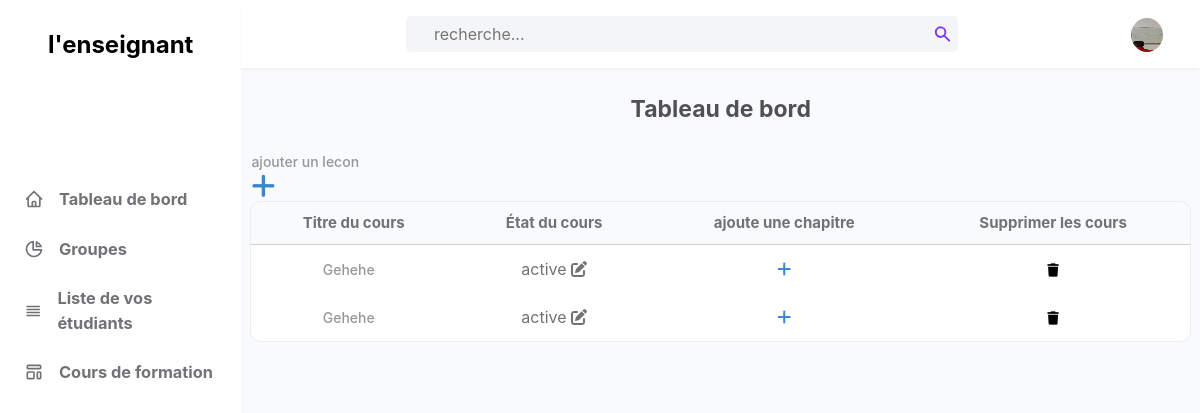
/Enseignants/add_cours.php?cours_id=64 (signed in), run on the app's committed database.
### tables this page shows
CREATE TABLE `Enseignants` (
  `id` int(101) NOT NULL,
  `name` varchar(100) NOT NULL,
  `email` varchar(100) NOT NULL,
  `password` varchar(100) NOT NULL,
  `Numéro` varchar(100) NOT NULL,
  `image` varchar(100) NOT NULL,
  `date` date NOT NULL DEFAULT current_timestamp()
);

CREATE TABLE `partie` (
  `id` int(101) NOT NULL,
  `Enseignants_id` varchar(100) NOT NULL,
  `pdf` varchar(100) NOT NULL,
  `content` varchar(10000) NOT NULL,
  `cours_id` varchar(100) NOT NULL,
  `date` date NOT NULL DEFAULT current_timestamp(),
  `status` varchar(100) NOT NULL
);

### Enseignants/add_cours.php (the view, shortened to what this page needs)
<?php
include '../components/connect.php';
$Enseignants_id = $_SESSION['Enseignants_id'];
$get_id = $_GET['cours_id'];
?>
<!DOCTYPE html>
<html lang="es">
  <head>
    <link
      rel="stylesheet"
      href="https://cdnjs.cloudflare.com/ajax/libs/font-awesome/6.1.1/css/all.min.css"
    />
    <link rel="stylesheet" href="../css/Enseignants.css">
  </head>
  <body>
    <div id="left" class="left">
      <div class="titi">
      <h2>l'enseignant</h2>
      </div>
      <ul>
      <a href="Enseignants.php" style="text-decoration: none;">
        <li class="tab">
          <svg
            class="w-5 h-5"
            aria-hidden="true"
            fill="none"
            stroke-linecap="round"
            stroke-linejoin="round"
            stroke-width="2"
            viewBox="0 0 24 24"
            stroke="currentColor"
          >
            <path
              d="M3 12l2-2m0 0l7-7 7 7M5 10v10a1 1 0 001 1h3m10-11l2 2m-2-2v10a1 1 0 01-1 1h-3m-6 0a1 1 0 001-1v-4a1 1 0 011-1h2a1 1 0 011 1v4a1 1 0 001 1m-6 0h6"
            ></path>
          </svg>
          <h3>Tableau de bord</h3>
        </li>
        </a>
        <a href="all_gr.php" style="text-decoration: none;">
        <li class="tab">
          <svg
            class="w-5 h-5"
            aria-hidden="true"
            fill="none"
            stroke-linecap="round"
            stroke-linejoin="round"
            stroke-width="2"
            viewBox="0 0 24 24"
            stroke="currentColor"
          >
            <path d="M11 3.055A9.001 9.001 0 1020.945 13H11V3.055z"></path>
            <path d="M20.488 9H15V3.512A9.025 9.025 0 0120.488 9z"></path>
          </svg>
          <h3>Groupes</h3>
            </li>
        </a>
        <a href="étudiant.php" style="text-decoration: none;">
        <li class="tab">
          <svg
            class="w-5 h-5"
            aria-hidden="true"
            fill="none"
            stroke-linecap="round"
            stroke-linejoin="round"
            stroke-width="2"
            viewBox="0 0 24 24"
            stroke="currentColor"
          >
            <path d="M4 6h16M4 10h16M4 14h16M4 18h16"></path>
          </svg>
          <h3>Liste de vos étudiants</h3>
        </li>
        </a>
        <a href="list_formation.php" style="text-decoration: none;">
        <li class="tab">
          <h3>Cours de formation</h3>
        </li>
        </a>
      </ul>
    </div>
    <div class="right">
      <header>
        <div class="contain">
          <div class="con-search">
            <input type="search" placeholder="    recherche..." />
            <svg
              class="w-4 h-4"
              aria-hidden="true"
              fill="currentColor"
              viewBox="0 0 20 20"
            >
              <path
                fill-rule="evenodd"
                d="M8 4a4 4 0 100 8 4 4 0 000-8zM2 8a6 6 0 1110.89 3.476l4.817 4.817a1 1 0 01-1.414 1.414l-4.816-4.816A6 6 0 012 8z"
                clip-rule="evenodd"
              ></path>
            </svg>
          </div>
          <ul class="options">
            <li class="light-mode">
            </li>
            <li class="profile">
              <a href="profile.php" class="img-a">
                <?php
            $select_profile = $conn->prepare("SELECT * FROM `Enseignants` WHERE id = ?");
            $select_profile->execute([$Enseignants_id]);
            if($select_profile->rowCount() > 0){
               $fetch_profile = $select_profile->fetch(PDO::FETCH_ASSOC);
              ?>
              <?php
                        if($fetch_profile['image'] != ''){
                    ?>
                    <img src="../uploaded_img/<?= $fetch_profile['image']; ?>" style="width:34px; height:34px; border-radius:50%;" alt="" aria-hidden="true">
                    <?php
                }else {
            ?>
                    <img src="../img/chico.jpg" alt="" style="width:34px; height:34px; border-radius:50%;">
            <?php
            }
            ?>
            <?php
            }
            ?>
              </a>
            </li>
          </ul>
        </div>
      </header>
      <div class="main">
        <h2 class="ti">Tableau de bord</h2>
        <div class="grid-container">
                        <p>ajouter un lecon</p><i onclick="ouvrire();" class="fa-solid fa-plus"></i>
        <div class="table-cont">
          <div class="div-table">
          <table>
            <thead>
              <tr>
              <th>Titre du cours</th>
                 <th> État du cours</th>
                <th> ajoute une chapitre</th>
                 <th>Supprimer les cours</th>
                 </tr>
            </thead>
            <?php
         $select_partie = $conn->prepare("SELECT * FROM `partie` WHERE cours_id = ? ORDER BY id DESC");
         $select_partie->execute([$get_id]);
         if($select_partie->rowCount() > 0){
            while($fetch_partie = $select_partie->fetch(PDO::FETCH_ASSOC)){
               $partie_id = $fetch_partie['id'];
               $cours_id = $fetch_partie['cours_id'];
               ?>
            <tbody>
              <tr>
                <td>
                  <p><?= $fetch_partie['content']; ?></p>
                </td>
                <td>
                <a href="edit_cours.php?partie_id=<?= $partie_id; ?>"><?= $fetch_partie['status']; ?> <i class="fa-solid fa-pen-to-square "></i></a>
            </td>
            <td>
                <a href="add_partie.php?cours_id=<?= $cours_id; ?>&partie_id=<?= $partie_id; ?>"><i class="fa-solid fa-plus" style="font-size:16px"></i></a>
            </td>
                <td>
                            <form action="" method="POST">
                            <button type="submit" style="border: none;background: 000;" name="delete_partie" onclick="return confirm('Voulez-vous supprimer le groupe');"><i class="fa-solid fa-trash"></i></button>
                            </form>
                        </td>
                              </tr>
                            </tbody>
                            <?php
                      }
                  }
                  ?>
                          </table>
                        </div>
                        </div>
</div>
</div>
  </body>
</html>

### css/Enseignants.css (style rules this page uses)
* { margin: 0; padding: 0; font-family: Inter, system-ui, -apple-system, BlinkMacSystemFont, Segoe UI, Roboto, Helvetica Neue, Arial, Noto Sans, sans-serif, Apple Color Emoji, Segoe UI Emoji, Segoe UI Symbol, Noto Color Emoji; line-height: 1.5; }
body { display: flex; height: 100vh; overflow: hidden; }
.left { display: flex; justify-content: start; gap: 84px; width: 17rem; flex-direction: column; min-width: 13rem; }
.titi { display: flex; align-items: center; justify-content: center; padding: 27px 12px; }
svg { width: 1.25rem; height: 26px; }
.tab { display: flex; align-items: center; gap: 15px; padding-left: 1.5rem; padding-right: 1.5rem; padding-top: 0.75rem; padding-bottom: 0.75rem; font-size: 14px; color: #707275; }
.right { display: flex; flex-direction: column; background: rgb(249 250 251); width: 90%; min-width: 200px; }
header { display: flex; align-items: center; justify-content: center; padding-top: 1rem; padding-bottom: 1rem; width: 100%; box-shadow: 0 4px 6px -1px rgba(0, 0, 0, 0), 0 2px 4px -1px rgba(0, 0, 0, 0.06); background: white; z-index: 2; }
.main { display: flex; flex-direction: column; height: 100vh; overflow-y: auto; overflow-x: clip; padding: 0px 10px; }
a { text-decoration: none; color: #707275; }
h2.ti { font-size: 23px; text-align: center; color: rgb(81 80 83); width: 100%; margin: 1.5rem 0px; }
p { margin-right: 10px; font-size: 14px; font-weight: 500; color: rgb(148 150 152); }
ol, ul { list-style: none; }
.contain { display: flex; align-items: center; justify-content: end; width: 100%; padding: 0px 1.5rem; }
.con-search { display: flex; align-items: center; justify-content: end; background: #f4f5f7; width: 552px; min-width: 200px; height: 36px; border-radius: 5px; margin-right: 118px; }
input[type="search"] { width: 100%; min-width: 174px; height: 32px; outline: none; border-radius: 5px; border: none; background: unset; font-size: 16px; padding-left: 10px; }
ul.options { width: 100px; display: flex; }
li.light-mode { width: 50%; display: flex; align-items: center; justify-content: center; padding: 5px; color: #7e3af2; cursor: pointer; }
li.profile { width: 50%; }
a.img-a { display: flex; width: 32px; height: 32px; }
svg.w-4.h-4 { color: #7e3af2; min-width: 16px; margin-right: 6px; }
.div-table { width: 100%; align-self: center; }
table { width: 100%; box-shadow: 0 0 0 1px rgba(0, 0, 0, 0.05); border-radius: 10px; border-collapse: collapse; overflow: hidden; }
th { padding: 0.75rem 1rem; text-align: center; line-height: 1.25; color: #707275; background: #f9fafb; font-size: 15px; border-bottom: 1px solid #80808033; }
td { padding: 0.75rem 1rem; background: white; text-align: center; color: rgb(148 150 152); }
i.fa-solid.fa-trash { cursor: pointer; }

### Enseignants/add_cours.php (style rules this page uses)
i.fa-solid.fa-plus { font-size: 1.7rem; color: #3986d1; }

### data on the page
enseignants: image (picture)
partie: content "Gehehe", status "active"
partie: content "Gehehe", status "active"
